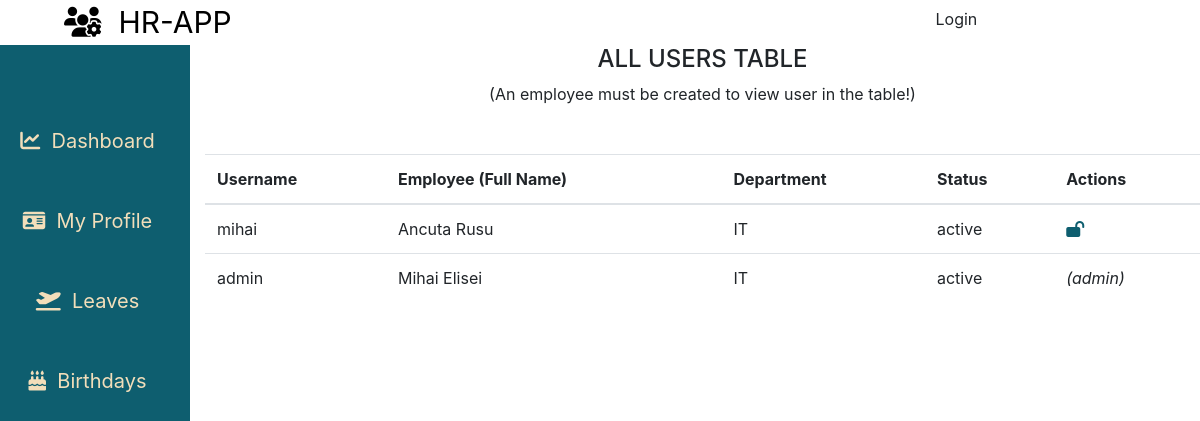
Before: /employees/users/all/ with the older database file.
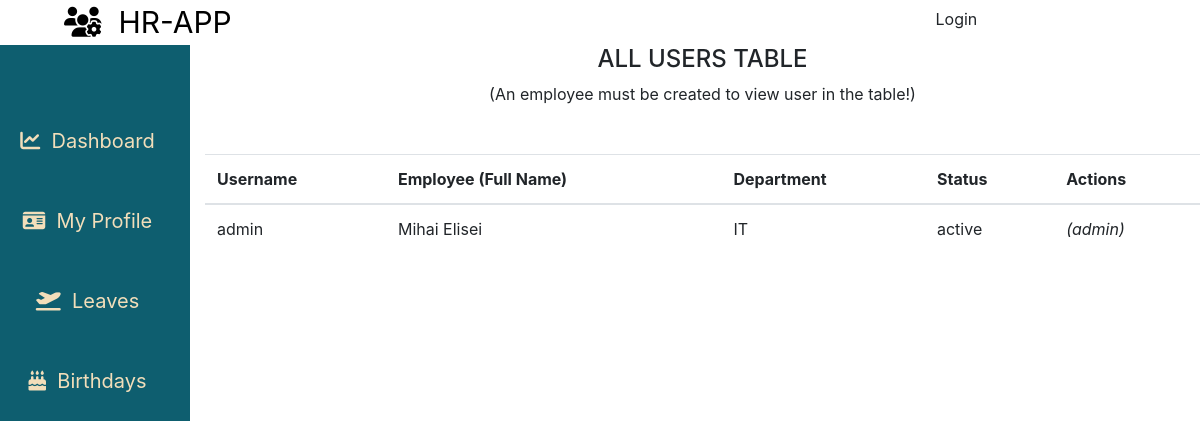
After: the same page with the newer database file.
### employees/models.py (models this page shows, shortened)
class Employee(models.Model):
    MALE = 'male'
    FEMALE = 'female'
    GENDER = (
    (MALE, 'Male'),
    (FEMALE, 'Female'),
    )
    MR = 'Mr'
    MRS = 'Mrs'
    MSS = 'Mss'
    DR = 'Dr'
    SIR = 'Sir'
    MADAM = 'Madam'
    TITLE = (
    (MR, 'Mr'),
    (MRS, 'Mrs'),
    (MSS, 'Mss'),
    (DR, 'Dr'),
    (SIR, 'Sir'),
    (MADAM, 'Madam'),
    )
    FULL_TIME = 'Full-Time'
    PART_TIME = 'Part-Time'
    CONTRACT = 'Contract'
    INTERN = 'Intern'
    EMPLOYEETYPE = (
    (FULL_TIME, 'Full-Time'),
    (PART_TIME, 'Part-Time'),
    (CONTRACT, 'Contract'),
    (INTERN, 'Intern'),
    )
    MASTERS = 'Masters Degree'
    BACHELOR = 'Bachelor Degree'
    ADVANCED = 'Craft / Higher Certificate'
    LEAVING = 'Leaving Certificate'
    JUNIOR = 'Junior Certificate'
    OTHER = 'Other'
    EDUCATIONAL_LEVEL = (
    (MASTERS, 'Masters Degree'),
    (BACHELOR, 'Bachelor Degree'),
    (ADVANCED, 'Craft / Higher Certificate'),
    (LEAVING, 'Leaving Certificate'),
    (JUNIOR, 'Junior Certificate'),
    (OTHER, 'Other'),
    )
    id = models.CharField(_('Employee ID Number'), max_length=10, null=False, blank=False, primary_key=True)
    user = models.ForeignKey(User, on_delete=models.CASCADE, default=None)
    title = models.CharField(_('Title'), max_length=5, default=MR, choices=TITLE, blank=False, null=False)
    firstname = models.CharField(_('First Name'), max_length=125, null=False, blank=False)
    lastname = models.CharField(_('Last Name'), max_length=125, null=False, blank=False)
    othername = models.CharField(_('Other Name (optional)'), max_length=125, null=True, blank=True)
    sex = models.CharField(_('Gender'), max_length=9, choices=GENDER, blank=False)
    email = models.CharField(_('Email'), max_length=255, default=None, blank=False, null=False)
    tel = PhoneNumberField(null=False, blank=False, verbose_name='Phone Number', help_text= 'Enter number with Country Code Eg. +353000000000')
    birthday = models.DateField(_('Birthday'),blank=False,null=False)
    nationality = models.ForeignKey(Nationality, verbose_name=_('Nationality'), on_delete=models.SET_NULL, null=True, default=None)
    address = models.CharField(_('Address'), help_text='address of current residence', max_length=125, null=True, blank=True)
    education = models.CharField(_('Education'),help_text='Highest educational level', max_length=26, choices=EDUCATIONAL_LEVEL, blank=False, null=True)
    lastwork = models.CharField(_('Last Place of Work'), help_text='Where was the last place you worked ?', max_length=125, null=True, blank=True)
    position = models.CharField(_('Position Held'),help_text='What position where you in your last place of work ?', max_length=255, null=True, blank=True)
    department = models.ForeignKey(Department, verbose_name =_('Department'), on_delete=models.SET_NULL, null=True, default=None)
    role = models.ForeignKey(Role, verbose_name=_('Role'), on_delete=models.SET_NULL, null=True, default=None)
    startdate = models.DateField(_('Employement Date'), help_text='date of employement', blank=False, null=True)
    employeetype = models.CharField(_('Employee Type'), max_length=15, default=FULL_TIME, choices=EMPLOYEETYPE, blank=False, null=True)
    dateissued = models.DateField(_('Date Issued'), help_text='date staff id was issued', blank=False, null=True)
    created = models.DateTimeField(verbose_name=_('Created'), auto_now_add=True, null=True)
    is_blocked = models.BooleanField(_('Is Blocked'),help_text='button to toggle employee block and unblock',default=False)
    is_deleted = models.BooleanField(_('Is Deleted'),help_text='button to toggle employee deleted and undelete',default=False)
    class Meta:
        verbose_name = _('Employee')
        verbose_name_plural = _('Employees')
        ordering = ['-created']
    @property
    def get_full_name(self):
        fullname = ''
        firstname = self.firstname
        lastname = self.lastname
        othername = self.othername
        if (firstname and lastname) or othername is None:
            fullname = firstname + ' ' + lastname
            return fullname
        elif othername:
            fullname = firstname + ' ' + lastname + ' ' + othername
            return fullname
        return

class Department(models.Model):
    name = models.CharField(max_length=125)
    description = models.CharField(max_length=125, null=True, blank=True)
    created = models.DateTimeField(verbose_name=_('Created'), auto_now_add=True)
    updated = models.DateTimeField(verbose_name=_('Updated'), auto_now=True)
    class Meta:
        verbose_name = _('Department')
        verbose_name_plural = _('Departments')
        ordering = ['name', 'created']
    def __str__(self):
        return self.name

### employees/views.py (the view)
# urls.py: path('users/all/', views.all_users, name='all_users'),
def all_users(request):
    employees = Employee.objects.all()
    paginator = Paginator(employees,5)
    page = request.GET.get('page')
    employees_paginated = paginator.get_page(page)
    return render(request,'employees/all_users.html',{'employees':employees_paginated, 'title':'Users List'})

### employees/templates/employees/all_users.html (shortened to what this page needs)
{% extends "base.html" %}
{% load static %}
{% load crispy_forms_tags %}
{% block content %}
<div class="container-fluid">
    <div class="row flex-nowrap mt-0">
        <div class="col-auto col-md-2 col-xl-2 px-sm-2 px-0 teal-color beige-color">
            <div class="d-flex flex-column align-items-center align-items-sm-start px-3 pt-2 min-vh-100">
                <ul class="nav nav-pills flex-column mb-sm-auto mt-5 align-items-center align-items-sm-right" id="menu"
                    style="width: 100%;">
                    <li class="nav-item sidebar-item">
                        <a href="{% url 'home' %}" class="nav-link align-middle px-0">
                            <i class="fas fa-chart-line"></i><span class="ms-1 d-none d-sm-inline">&nbsp;
                                Dashboard</span>
                        </a>
                    </li>
                    <li class="nav-item sidebar-item">
                        <a href="{% url 'userprofile' %}" class="nav-link align-middle px-0">
                            <i class="fas fa-id-card"></i><span class="ms-1 d-none d-sm-inline">&nbsp; My Profile</span>
                        </a>
                    </li>
                    <li class="nav-item sidebar-item">
                        <a href="#" class="nav-link align-middle px-0">
                            <i class="fas fa-plane-departure"></i><span class="ms-1 d-none d-sm-inline">&nbsp;
                                Leaves</span>
                        </a>
                    </li>
                    <li class="nav-item sidebar-item">
                        <a href="#" class="nav-link align-middle px-0">
                            <i class="fas fa-birthday-cake"></i><span class="ms-1 d-none d-sm-inline">&nbsp;
                                Birthdays</span>
                        </a>
                    </li>
                </ul>
            </div>
        </div>
        <div class="col-10">
            <div class="table-responsive table-shadow">
                <div class="text-center table-description">
                    <h4 class="table-title">ALL USERS TABLE</h4>
                    <p class="subtitle">(An employee must be created to view user in the table!)</p>
                </div>
                <table class="table mt-5">
                    <thead>
                        <tr>
                            <th scope="col" class="hide">Username</th>
                            <th scope="col">Employee (Full Name) </th>
                            <th scope="col" class="hide">Department</th>
                            <th scope="col">Status</th>
                            <th scope="col">Actions</th>
                        </tr>
                    </thead>
                    <tbody>
                        {% for emp in employees %}
                        <tr>
                            <td class="hide">{{emp.user.username}}</td>
                            <td>{{ emp.get_full_name }}</td>
                            <td class="hide">{{ emp.department }}</td>
                            {% if emp.user.is_active %}
                            <td>active</td>
                            {% else %}
                            <td>inactive</td>
                            {% endif %}
                            {% if emp.user.is_active and emp.user.is_superuser %}
                            <td style="font-style:italic;">(admin)</td>
                            {% elif emp.user.is_active %}
                            <td><a href="{% url 'block_users' emp.user.id %}" title="block user"><i
                                        class="fas fa-lock-open" style="color: #0E5E6F;"></i></a></td>
                            {% else %}
                            <td><a href="{% url 'unblock_users' emp.user.id %}" title="unblock user"><i
                                        class="fas fa-lock" style="color: #0E5E6F;"></i></a></td>
                            {% endif %}
                        </tr>
                        {% endfor %}
                    </tbody>
                </table>
            </div>
        </div>
    </div>
</div>
{% endblock %}

Changed rows visible on the page:
removed Employee: user.username "mihai", get_full_name "Ancuta Rusu", department "IT", shows "active"
